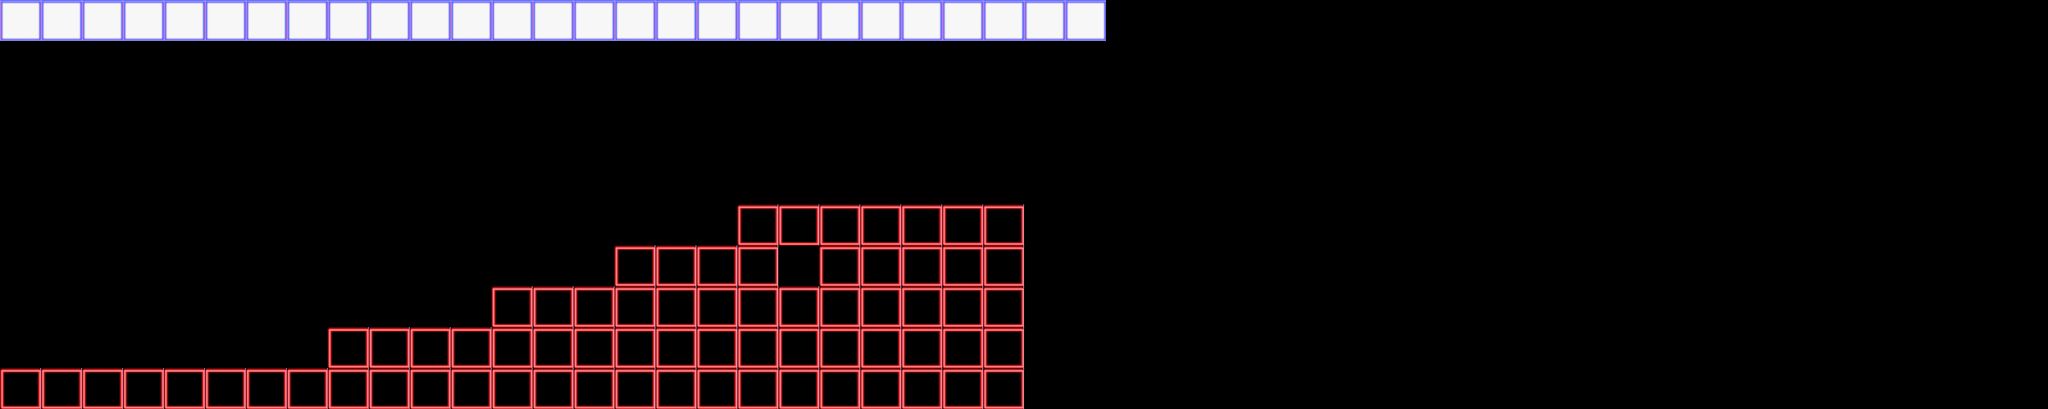

Rendered tile map (Tiled .tmx) drawn with the repository's tilesets; below, a short description and the map source with its tile grids summarised:
An orthogonal 50x10 tile map with 64x64 px tiles, 2 tile layers (Tile Layer 1, Tile Layer 2) and 7 objects (player).

<map version="1.2" tiledversion="1.2.4" orientation="orthogonal" renderorder="right-down" width="50" height="10" tilewidth="64" tileheight="64" infinite="0" nextlayerid="5" nextobjectid="38">
 <tileset firstgid="1" source="tiles.tsx" />
 <layer id="1" name="Tile Layer 1" width="50" height="10">
  <data>[500 cells, 0 non-empty, 0 distinct tile ids]</data>
 </layer>
 <objectgroup id="2" name="objects">
  <object id="5" x="0" y="576">
   <polygon points="0,0 1600,0 1600,64 0,64" />
  </object>
  <object id="6" x="512" y="576">
   <polygon points="0,0 0,-64 1088,-64 1088,0" />
  </object>
  <object id="7" x="768" y="512">
   <polygon points="0,0 0,-64 832,-64 832,0" />
  </object>
  <object id="11" x="960" y="448">
   <polygon points="0,0 0,-64 640,-64 640,0" />
  </object>
  <object id="14" x="1728" y="64">
   <polygon points="0,0 0,-64 -1728,-64 -1728,0" />
  </object>
  <object id="15" x="1152" y="384">
   <polygon points="0,0 0,-64 448,-64 448,0" />
  </object>
  <object id="37" name="player" x="64" y="384" width="64" height="64" />
 </objectgroup>
 <layer id="3" name="Tile Layer 2" width="50" height="10">
  <data>[500 cells, 98 non-empty, 2 distinct tile ids]</data>
 </layer>
</map>